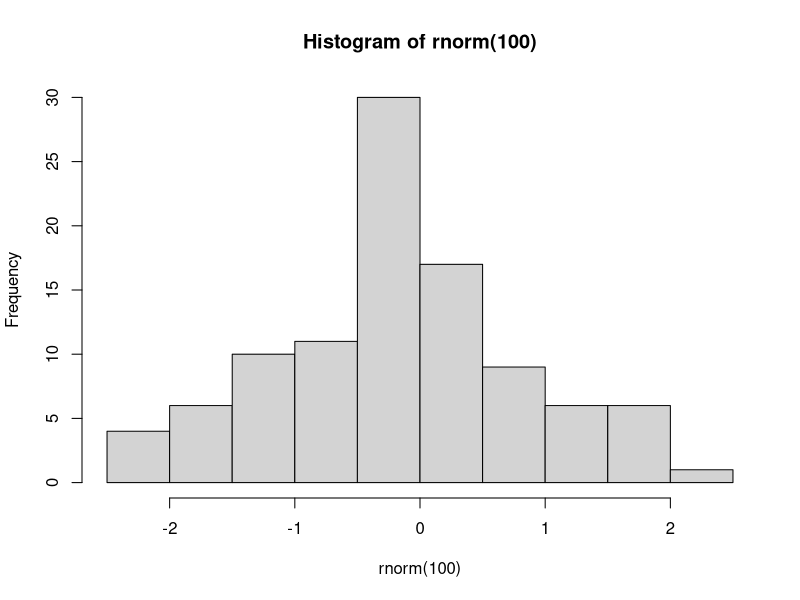

Reproduce this figure in R.
## ---- chunk 1
# Load required packages
library(MASS)

# Load example data
data(mcycle)

hist(rnorm(100))
